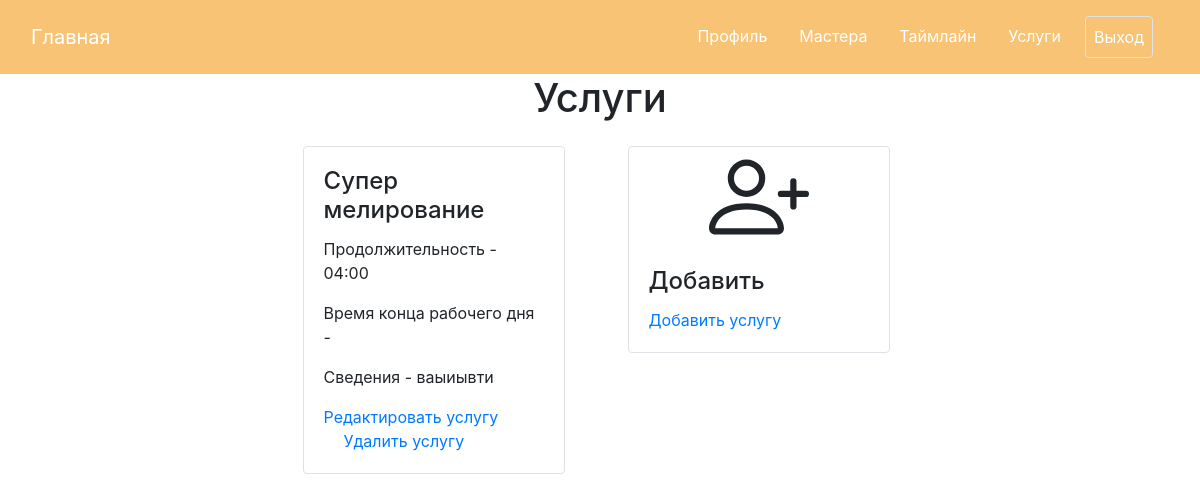
Screenshot of /profile/process (signed in) with the database file from the repository.
### data/process.py (models this page shows)
class Process(SqlAlchemyBase):
    __tablename__ = 'processes'
    id = sqlalchemy.Column(sqlalchemy.Integer, primary_key=True, autoincrement=True)
    admin_id = sqlalchemy.Column(sqlalchemy.Integer, sqlalchemy.ForeignKey("admins.id"))
    name = sqlalchemy.Column(sqlalchemy.String, nullable=False)
    duration = sqlalchemy.Column(sqlalchemy.String, nullable=False)  # Format "01:30" один час тридцать минут
    info = sqlalchemy.Column(sqlalchemy.Text, nullable=False)  # Информация об услуге

### main.py (the view)
@app.route("/profile/process")
def process():
    db_sess = db_session.create_session()
    data = db_sess.query(Process).filter(Process.admin_id == current_user.id)
    return render_template('process.html', processes_data=data)

### data/db_session.py (called while the page is built)
def create_session() -> Session:
    global __factory
    return __factory()

### main.py (called while the page is built)
@login_manager.user_loader
def load_user(user_id):
    db_sess = db_session.create_session()
    return db_sess.get(Admin, int(user_id))

### templates/process.html (shortened to what this page needs)
{% extends "base.html" %}
{% block content %}
<div class="text-center">
    <h1>Услуги</h1>
</div>
<div class="card-group ">
    <div class="mx-auto row row-cols-sm-1 row-cols-md-3">
    {% for item in processes_data%}
        <div class="col mx-auto" style="max-width: 350px; min-width: 300px;">
            <div class="card border mr-2 my-3">
                <div class="card-body">
                    <h4 class="card-title">{{item.name}}</h4>
                    <p class="card-text">Продолжительность - {{item.duration}}</p>
                    <p class="card-text">Время конца рабочего дня - {{item.end_work_time}}</p>
                    <p class="card-text">Сведения - {{item.info}}</p>
                    <a class="card-link" href="/profile/change_process/{{item.id}}">Редактировать услугу</a>
                    <a class="card-link" href="/profile/delete_process/{{item.id}}">Удалить услугу</a>
                </div>
            </div>
        </div>
        {% endfor %}
        <div class="col mx-auto" style="max-width: 350px; min-width: 300px;">
            <div class="card border mr-2 my-3">
                <div class="card-img text-center">
                </div>
                <div class="card-body">
                    <h4 class="card-title">Добавить</h4>
                    <a class="card-link" href="/profile/add_process">Добавить услугу</a>
                </div>
            </div>
        </div>
    </div>
</div>
{% endblock %}

### static/css/style.css (style rules this page uses)
* { margin: 0; padding:0; }

### rows the page displays
Process: name "Супер мелирование", duration "04:00", info "ваыиывти"
